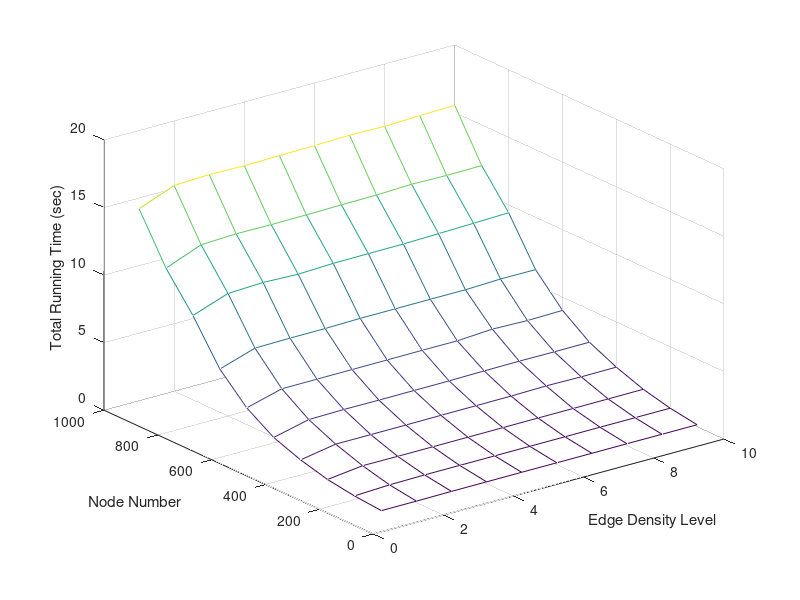
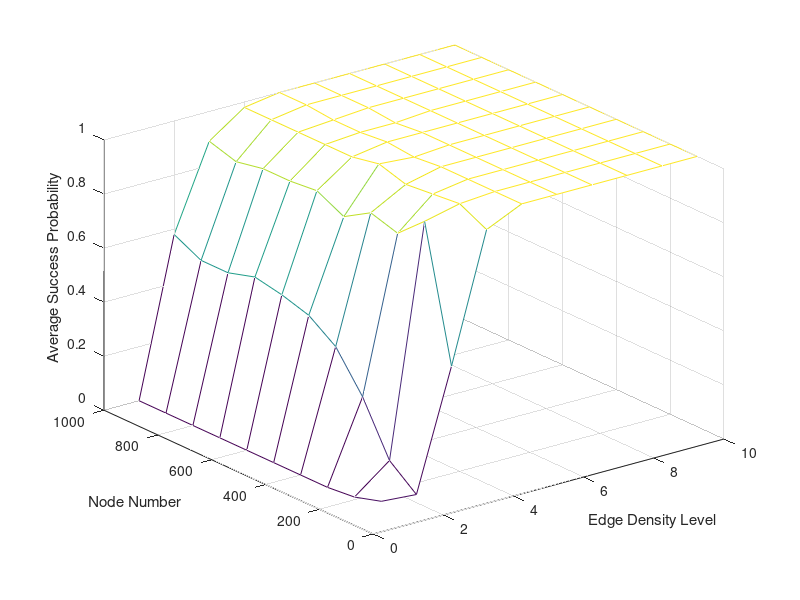

These figures' MATLAB source, in order:

n=100:100:1000;
d=1:1:10;

% Output by one time calling newsimu4Fig10.m

TRT =[  0.1099    0.1122    0.1304    0.1329    0.1371    0.1370    0.1369    0.1419    0.1392       0.1408  
        0.2839    0.4004    0.4310    0.4336    0.4375    0.4408    0.4427    0.4480    0.4492       0.4511  
        0.5832    0.9003    0.8902    0.8939    0.9010    0.9064    0.9144    0.9162    0.9224       0.9340  
        1.1183    1.5798    1.5844    1.5891    1.6039    1.6132    1.6229    1.6738    1.6413       1.6551  
        1.8620    2.4815    2.5280    2.5156    2.5250    2.5336    2.5698    2.5877    2.5760       2.5857  
        3.1369    3.8458    3.8532    3.8614    3.8693    3.8798    3.8786    4.0420    3.9736       4.0245  
        5.0901    5.9389    5.9736    5.9809    6.0318    6.0341    6.0414    6.0380    6.1340       6.1247  
        8.1379    9.0690    9.1772    9.0876    9.1847    9.2031    9.2138    9.2775    9.3420       9.4171  
       10.7253   11.7548   11.8638   11.8387   11.8596   11.8966   11.9203   12.0177   11.9668      11.9929  
       14.2106   15.2250   15.3299   15.2811   15.3306   15.3663   15.4328   15.3815   15.4820      15.5309];
                                                                                                             
                                                                                                             
ASP =[  0.0400    0.0300    0.4700    0.9400    1.0000    1.0000    1.0000    1.0000    1.0000      1.0000   
        0.0100    0.1100    0.9600    0.9900    1.0000    1.0000    1.0000    1.0000    1.0000      1.0000   
             0    0.3000    0.8700    0.9800    1.0000    1.0000    1.0000    1.0000    1.0000      1.0000   
             0    0.4400    0.9000    0.9700    1.0000    1.0000    1.0000    1.0000    1.0000      1.0000   
             0    0.5100    0.8400    1.0000    0.9900    1.0000    1.0000    1.0000    1.0000      1.0000   
             0    0.5400    0.8900    0.9800    1.0000    1.0000    1.0000    1.0000    1.0000      1.0000   
             0    0.5600    0.8800    0.9800    0.9900    0.9900    1.0000    1.0000    1.0000      1.0000   
             0    0.5300    0.8800    0.9800    0.9900    1.0000    1.0000    1.0000    1.0000      1.0000   
             0    0.5300    0.8600    0.9800    1.0000    1.0000    1.0000    1.0000    1.0000      1.0000   
             0    0.5800    0.8900    0.9800    1.0000    1.0000    1.0000    1.0000    1.0000      1.0000]; 
        
figure % new figure
set(gcf,'color','w') ;
mesh(d,n,TRT);
xlabel('Edge Density Level');
ylabel('Node Number');
zlabel('Total Running Time (sec)');

figure % new figure
set(gcf,'color','w') ;
mesh(d,n,ASP);
xlabel('Edge Density Level');
ylabel('Node Number');
zlabel('Average Success Probability');


